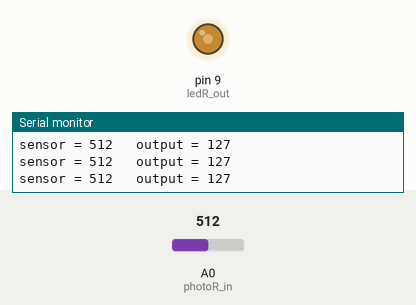
A sketch run on a simulated Arduino Uno, built with avr-gcc and run on an emulated ATmega328P. Shown: output pins drawn as LEDs (lit = HIGH), the last lines printed to the serial monitor. Inputs (shaded band) come from the test bench; at power-on: A0 (photoR_in) = 512.

Above: at 1.2 s.
1.3 s: A0 (photoR_in) set to 411
At 2.2 s:
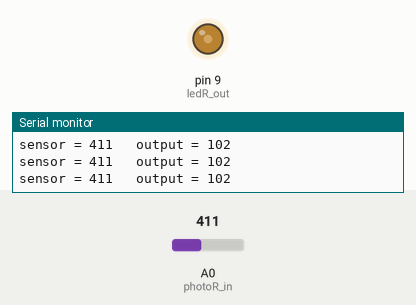
4.3 s: A0 (photoR_in) set to 390
At 5.6 s:
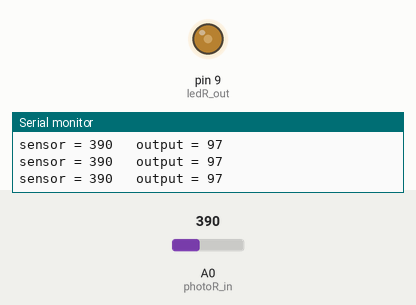
7.3 s: A0 (photoR_in) set to 716
At 8.1 s:
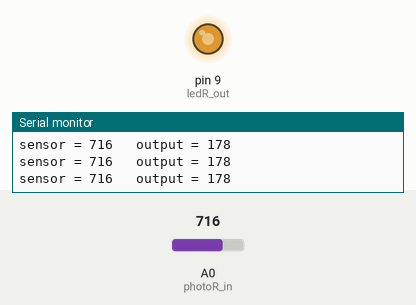
8.8 s: A0 (photoR_in) set to 990
At 9.8 s:
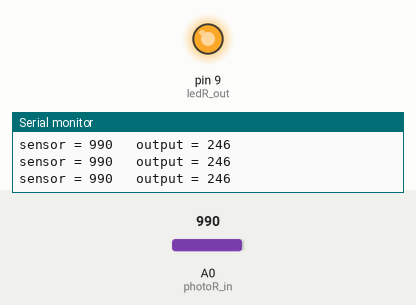
10.3 s: A0 (photoR_in) set to 1008
At 11.6 s:
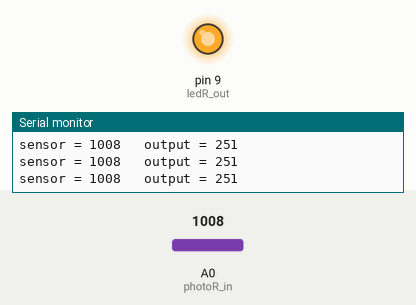
13.3 s: A0 (photoR_in) set to 0
At 14.3 s:
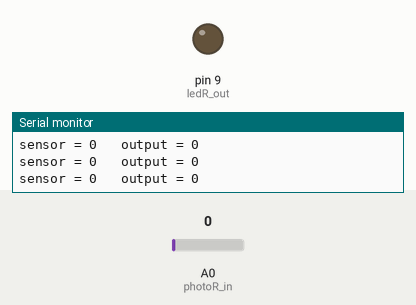
Timing chart, 0 to 15.8 s (numbered marks = the images above; inputs shaded):
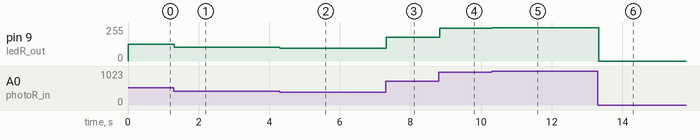

The sketch:

AnalogReadSerial.ino
```cpp
int photoR_in = A0;
int ledR_out = 9;

int sensorValue = 0;
int outputValue = 0;

void setup() {
  Serial.begin(9600);
  pinMode(photoR_in, INPUT);
  pinMode(ledR_out, OUTPUT);
}

void loop() {
  sensorValue = analogRead(photoR_in);
  outputValue = map(sensorValue, 0, 1023, 0, 255);
  analogWrite(ledR_out, outputValue);

  Serial.print("sensor = ");
  Serial.print(sensorValue);
  Serial.print("\t output = ");
  Serial.println(outputValue);

  delay(2);
}
```

Measured:
- after the input at 1.3 s, pin 9 (ledR_out): 127/255 → 102/255 at once
- after the input at 4.3 s, pin 9 (ledR_out): 102/255 → 97/255 at once
- after the input at 7.3 s, pin 9 (ledR_out): 97/255 → 178/255 at once
- after the input at 8.8 s, pin 9 (ledR_out): 178/255 → 246/255 at once
- after the input at 10.3 s, pin 9 (ledR_out): 246/255 → 251/255 at once
- after the input at 13.3 s, pin 9 (ledR_out): 251/255 → 0/255 at once
